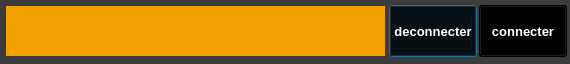
<?xml version="1.0" encoding="UTF-8"?>
<ui version="4.0">
 <class>YerithPOSVenteMethodePaiementComptantEntreeDialog</class>
 <widget class="QDialog" name="YerithPOSVenteMethodePaiementComptantEntreeDialog">
  <property name="windowModality">
   <enum>Qt::WindowModal</enum>
  </property>
  <property name="geometry">
   <rect>
    <x>0</x>
    <y>0</y>
    <width>570</width>
    <height>64</height>
   </rect>
  </property>
  <property name="palette">
   <palette>
    <active>
     <colorrole role="WindowText">
      <brush brushstyle="SolidPattern">
       <color alpha="255">
        <red>255</red>
        <green>255</green>
        <blue>255</blue>
       </color>
      </brush>
     </colorrole>
     <colorrole role="Button">
      <brush brushstyle="SolidPattern">
       <color alpha="255">
        <red>60</red>
        <green>60</green>
        <blue>60</blue>
       </color>
      </brush>
     </colorrole>
     <colorrole role="Light">
      <brush brushstyle="SolidPattern">
       <color alpha="255">
        <red>90</red>
        <green>90</green>
        <blue>90</blue>
       </color>
      </brush>
     </colorrole>
     <colorrole role="Midlight">
      <brush brushstyle="SolidPattern">
       <color alpha="255">
        <red>75</red>
        <green>75</green>
        <blue>75</blue>
       </color>
      </brush>
     </colorrole>
     <colorrole role="Dark">
      <brush brushstyle="SolidPattern">
       <color alpha="255">
        <red>30</red>
        <green>30</green>
        <blue>30</blue>
       </color>
      </brush>
     </colorrole>
     <colorrole role="Mid">
      <brush brushstyle="SolidPattern">
       <color alpha="255">
        <red>40</red>
        <green>40</green>
        <blue>40</blue>
       </color>
      </brush>
     </colorrole>
     <colorrole role="Text">
      <brush brushstyle="SolidPattern">
       <color alpha="255">
        <red>255</red>
        <green>255</green>
        <blue>255</blue>
       </color>
      </brush>
     </colorrole>
     <colorrole role="BrightText">
      <brush brushstyle="SolidPattern">
       <color alpha="255">
        <red>255</red>
        <green>255</green>
        <blue>255</blue>
       </color>
      </brush>
     </colorrole>
     <colorrole role="ButtonText">
      <brush brushstyle="SolidPattern">
       <color alpha="255">
        <red>255</red>
        <green>255</green>
        <blue>255</blue>
       </color>
      </brush>
     </colorrole>
     <colorrole role="Base">
      <brush brushstyle="SolidPattern">
       <color alpha="255">
        <red>0</red>
        <green>0</green>
        <blue>0</blue>
       </color>
      </brush>
     </colorrole>
     <colorrole role="Window">
      <brush brushstyle="SolidPattern">
       <color alpha="255">
        <red>60</red>
        <green>60</green>
        <blue>60</blue>
       </color>
      </brush>
     </colorrole>
     <colorrole role="Shadow">
      <brush brushstyle="SolidPattern">
       <color alpha="255">
        <red>0</red>
        <green>0</green>
        <blue>0</blue>
       </color>
      </brush>
     </colorrole>
     <colorrole role="AlternateBase">
      <brush brushstyle="SolidPattern">
       <color alpha="255">
        <red>30</red>
        <green>30</green>
        <blue>30</blue>
       </color>
      </brush>
     </colorrole>
     <colorrole role="ToolTipBase">
      <brush brushstyle="SolidPattern">
       <color alpha="255">
        <red>255</red>
        <green>255</green>
        <blue>220</blue>
       </color>
      </brush>
     </colorrole>
     <colorrole role="ToolTipText">
      <brush brushstyle="SolidPattern">
       <color alpha="255">
        <red>0</red>
        <green>0</green>
        <blue>0</blue>
       </color>
      </brush>
     </colorrole>
    </active>
    <inactive>
     <colorrole role="WindowText">
      <brush brushstyle="SolidPattern">
       <color alpha="255">
        <red>255</red>
        <green>255</green>
        <blue>255</blue>
       </color>
      </brush>
     </colorrole>
     <colorrole role="Button">
      <brush brushstyle="SolidPattern">
       <color alpha="255">
        <red>60</red>
        <green>60</green>
        <blue>60</blue>
       </color>
      </brush>
     </colorrole>
     <colorrole role="Light">
      <brush brushstyle="SolidPattern">
       <color alpha="255">
        <red>90</red>
        <green>90</green>
        <blue>90</blue>
       </color>
      </brush>
     </colorrole>
     <colorrole role="Midlight">
      <brush brushstyle="SolidPattern">
       <color alpha="255">
        <red>75</red>
        <green>75</green>
        <blue>75</blue>
       </color>
      </brush>
     </colorrole>
     <colorrole role="Dark">
      <brush brushstyle="SolidPattern">
       <color alpha="255">
        <red>30</red>
        <green>30</green>
        <blue>30</blue>
       </color>
      </brush>
     </colorrole>
     <colorrole role="Mid">
      <brush brushstyle="SolidPattern">
       <color alpha="255">
        <red>40</red>
        <green>40</green>
        <blue>40</blue>
       </color>
      </brush>
     </colorrole>
     <colorrole role="Text">
      <brush brushstyle="SolidPattern">
       <color alpha="255">
        <red>255</red>
        <green>255</green>
        <blue>255</blue>
       </color>
      </brush>
     </colorrole>
     <colorrole role="BrightText">
      <brush brushstyle="SolidPattern">
       <color alpha="255">
        <red>255</red>
        <green>255</green>
        <blue>255</blue>
       </color>
      </brush>
     </colorrole>
     <colorrole role="ButtonText">
      <brush brushstyle="SolidPattern">
       <color alpha="255">
        <red>255</red>
        <green>255</green>
        <blue>255</blue>
       </color>
      </brush>
     </colorrole>
     <colorrole role="Base">
      <brush brushstyle="SolidPattern">
       <color alpha="255">
        <red>0</red>
        <green>0</green>
        <blue>0</blue>
       </color>
      </brush>
     </colorrole>
     <colorrole role="Window">
      <brush brushstyle="SolidPattern">
       <color alpha="255">
        <red>60</red>
        <green>60</green>
        <blue>60</blue>
       </color>
      </brush>
     </colorrole>
     <colorrole role="Shadow">
      <brush brushstyle="SolidPattern">
       <color alpha="255">
        <red>0</red>
        <green>0</green>
        <blue>0</blue>
       </color>
      </brush>
     </colorrole>
     <colorrole role="AlternateBase">
      <brush brushstyle="SolidPattern">
       <color alpha="255">
        <red>30</red>
        <green>30</green>
        <blue>30</blue>
       </color>
      </brush>
     </colorrole>
     <colorrole role="ToolTipBase">
      <brush brushstyle="SolidPattern">
       <color alpha="255">
        <red>255</red>
        <green>255</green>
        <blue>220</blue>
       </color>
      </brush>
     </colorrole>
     <colorrole role="ToolTipText">
      <brush brushstyle="SolidPattern">
       <color alpha="255">
        <red>0</red>
        <green>0</green>
        <blue>0</blue>
       </color>
      </brush>
     </colorrole>
    </inactive>
    <disabled>
     <colorrole role="WindowText">
      <brush brushstyle="SolidPattern">
       <color alpha="255">
        <red>30</red>
        <green>30</green>
        <blue>30</blue>
       </color>
      </brush>
     </colorrole>
     <colorrole role="Button">
      <brush brushstyle="SolidPattern">
       <color alpha="255">
        <red>60</red>
        <green>60</green>
        <blue>60</blue>
       </color>
      </brush>
     </colorrole>
     <colorrole role="Light">
      <brush brushstyle="SolidPattern">
       <color alpha="255">
        <red>90</red>
        <green>90</green>
        <blue>90</blue>
       </color>
      </brush>
     </colorrole>
     <colorrole role="Midlight">
      <brush brushstyle="SolidPattern">
       <color alpha="255">
        <red>75</red>
        <green>75</green>
        <blue>75</blue>
       </color>
      </brush>
     </colorrole>
     <colorrole role="Dark">
      <brush brushstyle="SolidPattern">
       <color alpha="255">
        <red>30</red>
        <green>30</green>
        <blue>30</blue>
       </color>
      </brush>
     </colorrole>
     <colorrole role="Mid">
      <brush brushstyle="SolidPattern">
       <color alpha="255">
        <red>40</red>
        <green>40</green>
        <blue>40</blue>
       </color>
      </brush>
     </colorrole>
     <colorrole role="Text">
      <brush brushstyle="SolidPattern">
       <color alpha="255">
        <red>30</red>
        <green>30</green>
        <blue>30</blue>
       </color>
      </brush>
     </colorrole>
     <colorrole role="BrightText">
      <brush brushstyle="SolidPattern">
       <color alpha="255">
        <red>255</red>
        <green>255</green>
        <blue>255</blue>
       </color>
      </brush>
     </colorrole>
     <colorrole role="ButtonText">
      <brush brushstyle="SolidPattern">
       <color alpha="255">
        <red>30</red>
        <green>30</green>
        <blue>30</blue>
       </color>
      </brush>
     </colorrole>
     <colorrole role="Base">
      <brush brushstyle="SolidPattern">
       <color alpha="255">
        <red>60</red>
        <green>60</green>
        <blue>60</blue>
       </color>
      </brush>
     </colorrole>
     <colorrole role="Window">
      <brush brushstyle="SolidPattern">
       <color alpha="255">
        <red>60</red>
        <green>60</green>
        <blue>60</blue>
       </color>
      </brush>
     </colorrole>
     <colorrole role="Shadow">
      <brush brushstyle="SolidPattern">
       <color alpha="255">
        <red>0</red>
        <green>0</green>
        <blue>0</blue>
       </color>
      </brush>
     </colorrole>
     <colorrole role="AlternateBase">
      <brush brushstyle="SolidPattern">
       <color alpha="255">
        <red>60</red>
        <green>60</green>
        <blue>60</blue>
       </color>
      </brush>
     </colorrole>
     <colorrole role="ToolTipBase">
      <brush brushstyle="SolidPattern">
       <color alpha="255">
        <red>255</red>
        <green>255</green>
        <blue>220</blue>
       </color>
      </brush>
     </colorrole>
     <colorrole role="ToolTipText">
      <brush brushstyle="SolidPattern">
       <color alpha="255">
        <red>0</red>
        <green>0</green>
        <blue>0</blue>
       </color>
      </brush>
     </colorrole>
    </disabled>
   </palette>
  </property>
  <property name="windowTitle">
   <string>Dialog</string>
  </property>
  <widget class="YerithLineEdit" name="lineEdit_vente_montant_recu">
   <property name="geometry">
    <rect>
     <x>5</x>
     <y>5</y>
     <width>381</width>
     <height>52</height>
    </rect>
   </property>
   <property name="palette">
    <palette>
     <active>
      <colorrole role="WindowText">
       <brush brushstyle="SolidPattern">
        <color alpha="255">
         <red>255</red>
         <green>255</green>
         <blue>255</blue>
        </color>
       </brush>
      </colorrole>
      <colorrole role="Button">
       <brush brushstyle="SolidPattern">
        <color alpha="255">
         <red>242</red>
         <green>161</green>
         <blue>0</blue>
        </color>
       </brush>
      </colorrole>
      <colorrole role="Light">
       <brush brushstyle="SolidPattern">
        <color alpha="255">
         <red>255</red>
         <green>255</green>
         <blue>255</blue>
        </color>
       </brush>
      </colorrole>
      <colorrole role="Midlight">
       <brush brushstyle="SolidPattern">
        <color alpha="255">
         <red>255</red>
         <green>255</green>
         <blue>255</blue>
        </color>
       </brush>
      </colorrole>
      <colorrole role="Dark">
       <brush brushstyle="SolidPattern">
        <color alpha="255">
         <red>255</red>
         <green>255</green>
         <blue>255</blue>
        </color>
       </brush>
      </colorrole>
      <colorrole role="Mid">
       <brush brushstyle="SolidPattern">
        <color alpha="255">
         <red>255</red>
         <green>255</green>
         <blue>255</blue>
        </color>
       </brush>
      </colorrole>
      <colorrole role="Text">
       <brush brushstyle="SolidPattern">
        <color alpha="255">
         <red>255</red>
         <green>255</green>
         <blue>255</blue>
        </color>
       </brush>
      </colorrole>
      <colorrole role="BrightText">
       <brush brushstyle="SolidPattern">
        <color alpha="255">
         <red>255</red>
         <green>255</green>
         <blue>255</blue>
        </color>
       </brush>
      </colorrole>
      <colorrole role="ButtonText">
       <brush brushstyle="SolidPattern">
        <color alpha="255">
         <red>0</red>
         <green>0</green>
         <blue>0</blue>
        </color>
       </brush>
      </colorrole>
      <colorrole role="Base">
       <brush brushstyle="SolidPattern">
        <color alpha="255">
         <red>242</red>
         <green>161</green>
         <blue>0</blue>
        </color>
       </brush>
      </colorrole>
      <colorrole role="Window">
       <brush brushstyle="SolidPattern">
        <color alpha="255">
         <red>242</red>
         <green>161</green>
         <blue>0</blue>
        </color>
       </brush>
      </colorrole>
      <colorrole role="Shadow">
       <brush brushstyle="SolidPattern">
        <color alpha="255">
         <red>255</red>
         <green>255</green>
         <blue>255</blue>
        </color>
       </brush>
      </colorrole>
      <colorrole role="Highlight">
       <brush brushstyle="SolidPattern">
        <color alpha="255">
         <red>0</red>
         <green>0</green>
         <blue>0</blue>
        </color>
       </brush>
      </colorrole>
      <colorrole role="HighlightedText">
       <brush brushstyle="SolidPattern">
        <color alpha="255">
         <red>2</red>
         <green>160</green>
         <blue>70</blue>
        </color>
       </brush>
      </colorrole>
      <colorrole role="AlternateBase">
       <brush brushstyle="SolidPattern">
        <color alpha="255">
         <red>0</red>
         <green>0</green>
         <blue>0</blue>
        </color>
       </brush>
      </colorrole>
      <colorrole role="ToolTipBase">
       <brush brushstyle="SolidPattern">
        <color alpha="255">
         <red>255</red>
         <green>255</green>
         <blue>220</blue>
        </color>
       </brush>
      </colorrole>
      <colorrole role="ToolTipText">
       <brush brushstyle="SolidPattern">
        <color alpha="255">
         <red>0</red>
         <green>0</green>
         <blue>0</blue>
        </color>
       </brush>
      </colorrole>
     </active>
     <inactive>
      <colorrole role="WindowText">
       <brush brushstyle="SolidPattern">
        <color alpha="255">
         <red>255</red>
         <green>255</green>
         <blue>255</blue>
        </color>
       </brush>
      </colorrole>
      <colorrole role="Button">
       <brush brushstyle="SolidPattern">
        <color alpha="255">
         <red>242</red>
         <green>161</green>
         <blue>0</blue>
        </color>
       </brush>
      </colorrole>
      <colorrole role="Light">
       <brush brushstyle="SolidPattern">
        <color alpha="255">
         <red>255</red>
         <green>255</green>
         <blue>255</blue>
        </color>
       </brush>
      </colorrole>
      <colorrole role="Midlight">
       <brush brushstyle="SolidPattern">
        <color alpha="255">
         <red>255</red>
         <green>255</green>
         <blue>255</blue>
        </color>
       </brush>
      </colorrole>
      <colorrole role="Dark">
       <brush brushstyle="SolidPattern">
        <color alpha="255">
         <red>255</red>
         <green>255</green>
         <blue>255</blue>
        </color>
       </brush>
      </colorrole>
      <colorrole role="Mid">
       <brush brushstyle="SolidPattern">
        <color alpha="255">
         <red>255</red>
         <green>255</green>
         <blue>255</blue>
        </color>
       </brush>
      </colorrole>
      <colorrole role="Text">
       <brush brushstyle="SolidPattern">
        <color alpha="255">
         <red>255</red>
         <green>255</green>
         <blue>255</blue>
        </color>
       </brush>
      </colorrole>
      <colorrole role="BrightText">
       <brush brushstyle="SolidPattern">
        <color alpha="255">
         <red>255</red>
         <green>255</green>
         <blue>255</blue>
        </color>
       </brush>
      </colorrole>
      <colorrole role="ButtonText">
       <brush brushstyle="SolidPattern">
        <color alpha="255">
         <red>0</red>
         <green>0</green>
         <blue>0</blue>
        </color>
       </brush>
      </colorrole>
      <colorrole role="Base">
       <brush brushstyle="SolidPattern">
        <color alpha="255">
         <red>242</red>
         <green>161</green>
         <blue>0</blue>
        </color>
       </brush>
      </colorrole>
      <colorrole role="Window">
       <brush brushstyle="SolidPattern">
        <color alpha="255">
         <red>242</red>
         <green>161</green>
         <blue>0</blue>
        </color>
       </brush>
      </colorrole>
      <colorrole role="Shadow">
       <brush brushstyle="SolidPattern">
        <color alpha="255">
         <red>255</red>
         <green>255</green>
         <blue>255</blue>
        </color>
       </brush>
      </colorrole>
      <colorrole role="Highlight">
       <brush brushstyle="SolidPattern">
        <color alpha="255">
         <red>0</red>
         <green>0</green>
         <blue>0</blue>
        </color>
       </brush>
      </colorrole>
      <colorrole role="HighlightedText">
       <brush brushstyle="SolidPattern">
        <color alpha="255">
         <red>2</red>
         <green>160</green>
         <blue>70</blue>
        </color>
       </brush>
      </colorrole>
      <colorrole role="AlternateBase">
       <brush brushstyle="SolidPattern">
        <color alpha="255">
         <red>0</red>
         <green>0</green>
         <blue>0</blue>
        </color>
       </brush>
      </colorrole>
      <colorrole role="ToolTipBase">
       <brush brushstyle="SolidPattern">
        <color alpha="255">
         <red>255</red>
         <green>255</green>
         <blue>220</blue>
        </color>
       </brush>
      </colorrole>
      <colorrole role="ToolTipText">
       <brush brushstyle="SolidPattern">
        <color alpha="255">
         <red>0</red>
         <green>0</green>
         <blue>0</blue>
        </color>
       </brush>
      </colorrole>
     </inactive>
     <disabled>
      <colorrole role="WindowText">
       <brush brushstyle="SolidPattern">
        <color alpha="255">
         <red>255</red>
         <green>255</green>
         <blue>255</blue>
        </color>
       </brush>
      </colorrole>
      <colorrole role="Button">
       <brush brushstyle="SolidPattern">
        <color alpha="255">
         <red>242</red>
         <green>161</green>
         <blue>0</blue>
        </color>
       </brush>
      </colorrole>
      <colorrole role="Light">
       <brush brushstyle="SolidPattern">
        <color alpha="255">
         <red>255</red>
         <green>255</green>
         <blue>255</blue>
        </color>
       </brush>
      </colorrole>
      <colorrole role="Midlight">
       <brush brushstyle="SolidPattern">
        <color alpha="255">
         <red>255</red>
         <green>255</green>
         <blue>255</blue>
        </color>
       </brush>
      </colorrole>
      <colorrole role="Dark">
       <brush brushstyle="SolidPattern">
        <color alpha="255">
         <red>255</red>
         <green>255</green>
         <blue>255</blue>
        </color>
       </brush>
      </colorrole>
      <colorrole role="Mid">
       <brush brushstyle="SolidPattern">
        <color alpha="255">
         <red>255</red>
         <green>255</green>
         <blue>255</blue>
        </color>
       </brush>
      </colorrole>
      <colorrole role="Text">
       <brush brushstyle="SolidPattern">
        <color alpha="255">
         <red>255</red>
         <green>255</green>
         <blue>255</blue>
        </color>
       </brush>
      </colorrole>
      <colorrole role="BrightText">
       <brush brushstyle="SolidPattern">
        <color alpha="255">
         <red>255</red>
         <green>255</green>
         <blue>255</blue>
        </color>
       </brush>
      </colorrole>
      <colorrole role="ButtonText">
       <brush brushstyle="SolidPattern">
        <color alpha="255">
         <red>255</red>
         <green>255</green>
         <blue>255</blue>
        </color>
       </brush>
      </colorrole>
      <colorrole role="Base">
       <brush brushstyle="SolidPattern">
        <color alpha="255">
         <red>242</red>
         <green>161</green>
         <blue>0</blue>
        </color>
       </brush>
      </colorrole>
      <colorrole role="Window">
       <brush brushstyle="SolidPattern">
        <color alpha="255">
         <red>242</red>
         <green>161</green>
         <blue>0</blue>
        </color>
       </brush>
      </colorrole>
      <colorrole role="Shadow">
       <brush brushstyle="SolidPattern">
        <color alpha="255">
         <red>255</red>
         <green>255</green>
         <blue>255</blue>
        </color>
       </brush>
      </colorrole>
      <colorrole role="Highlight">
       <brush brushstyle="SolidPattern">
        <color alpha="255">
         <red>145</red>
         <green>141</green>
         <blue>126</blue>
        </color>
       </brush>
      </colorrole>
      <colorrole role="HighlightedText">
       <brush brushstyle="SolidPattern">
        <color alpha="255">
         <red>2</red>
         <green>160</green>
         <blue>70</blue>
        </color>
       </brush>
      </colorrole>
      <colorrole role="AlternateBase">
       <brush brushstyle="SolidPattern">
        <color alpha="255">
         <red>0</red>
         <green>0</green>
         <blue>0</blue>
        </color>
       </brush>
      </colorrole>
      <colorrole role="ToolTipBase">
       <brush brushstyle="SolidPattern">
        <color alpha="255">
         <red>255</red>
         <green>255</green>
         <blue>220</blue>
        </color>
       </brush>
      </colorrole>
      <colorrole role="ToolTipText">
       <brush brushstyle="SolidPattern">
        <color alpha="255">
         <red>0</red>
         <green>0</green>
         <blue>0</blue>
        </color>
       </brush>
      </colorrole>
     </disabled>
    </palette>
   </property>
   <property name="font">
    <font>
     <pointsize>15</pointsize>
     <weight>75</weight>
     <bold>true</bold>
    </font>
   </property>
   <property name="styleSheet">
    <string notr="true">border: 1px solid rgb(60, 60, 60);
background-color: rgb(242, 161, 0); </string>
   </property>
   <property name="alignment">
    <set>Qt::AlignLeading|Qt::AlignLeft|Qt::AlignVCenter</set>
   </property>
  </widget>
  <widget class="YerithPushButton" name="pushButton_annuler">
   <property name="geometry">
    <rect>
     <x>389</x>
     <y>5</y>
     <width>88</width>
     <height>52</height>
    </rect>
   </property>
   <property name="palette">
    <palette>
     <active>
      <colorrole role="WindowText">
       <brush brushstyle="SolidPattern">
        <color alpha="255">
         <red>255</red>
         <green>255</green>
         <blue>255</blue>
        </color>
       </brush>
      </colorrole>
      <colorrole role="Button">
       <brush brushstyle="SolidPattern">
        <color alpha="255">
         <red>0</red>
         <green>0</green>
         <blue>0</blue>
        </color>
       </brush>
      </colorrole>
      <colorrole role="Light">
       <brush brushstyle="SolidPattern">
        <color alpha="255">
         <red>0</red>
         <green>0</green>
         <blue>0</blue>
        </color>
       </brush>
      </colorrole>
      <colorrole role="Midlight">
       <brush brushstyle="SolidPattern">
        <color alpha="255">
         <red>0</red>
         <green>0</green>
         <blue>0</blue>
        </color>
       </brush>
      </colorrole>
      <colorrole role="Dark">
       <brush brushstyle="SolidPattern">
        <color alpha="255">
         <red>0</red>
         <green>0</green>
         <blue>0</blue>
        </color>
       </brush>
      </colorrole>
      <colorrole role="Mid">
       <brush brushstyle="SolidPattern">
        <color alpha="255">
         <red>0</red>
         <green>0</green>
         <blue>0</blue>
        </color>
       </brush>
      </colorrole>
      <colorrole role="Text">
       <brush brushstyle="SolidPattern">
        <color alpha="255">
         <red>255</red>
         <green>255</green>
         <blue>255</blue>
        </color>
       </brush>
      </colorrole>
      <colorrole role="BrightText">
       <brush brushstyle="SolidPattern">
        <color alpha="255">
         <red>255</red>
         <green>255</green>
         <blue>255</blue>
        </color>
       </brush>
      </colorrole>
      <colorrole role="ButtonText">
       <brush brushstyle="SolidPattern">
        <color alpha="255">
         <red>255</red>
         <green>255</green>
         <blue>255</blue>
        </color>
       </brush>
      </colorrole>
      <colorrole role="Base">
       <brush brushstyle="SolidPattern">
        <color alpha="255">
         <red>0</red>
         <green>0</green>
         <blue>0</blue>
        </color>
       </brush>
      </colorrole>
      <colorrole role="Window">
       <brush brushstyle="SolidPattern">
        <color alpha="255">
         <red>0</red>
         <green>0</green>
         <blue>0</blue>
        </color>
       </brush>
      </colorrole>
      <colorrole role="Shadow">
       <brush brushstyle="SolidPattern">
        <color alpha="255">
         <red>0</red>
         <green>0</green>
         <blue>0</blue>
        </color>
       </brush>
      </colorrole>
      <colorrole role="AlternateBase">
       <brush brushstyle="SolidPattern">
        <color alpha="255">
         <red>0</red>
         <green>0</green>
         <blue>0</blue>
        </color>
       </brush>
      </colorrole>
      <colorrole role="ToolTipBase">
       <brush brushstyle="SolidPattern">
        <color alpha="255">
         <red>255</red>
         <green>255</green>
         <blue>220</blue>
        </color>
       </brush>
      </colorrole>
      <colorrole role="ToolTipText">
       <brush brushstyle="SolidPattern">
        <color alpha="255">
         <red>0</red>
         <green>0</green>
         <blue>0</blue>
        </color>
       </brush>
      </colorrole>
     </active>
     <inactive>
      <colorrole role="WindowText">
       <brush brushstyle="SolidPattern">
        <color alpha="255">
         <red>255</red>
         <green>255</green>
         <blue>255</blue>
        </color>
       </brush>
      </colorrole>
      <colorrole role="Button">
       <brush brushstyle="SolidPattern">
        <color alpha="255">
         <red>0</red>
         <green>0</green>
         <blue>0</blue>
        </color>
       </brush>
      </colorrole>
      <colorrole role="Light">
       <brush brushstyle="SolidPattern">
        <color alpha="255">
         <red>0</red>
         <green>0</green>
         <blue>0</blue>
        </color>
       </brush>
      </colorrole>
      <colorrole role="Midlight">
       <brush brushstyle="SolidPattern">
        <color alpha="255">
         <red>0</red>
         <green>0</green>
         <blue>0</blue>
        </color>
       </brush>
      </colorrole>
      <colorrole role="Dark">
       <brush brushstyle="SolidPattern">
        <color alpha="255">
         <red>0</red>
         <green>0</green>
         <blue>0</blue>
        </color>
       </brush>
      </colorrole>
      <colorrole role="Mid">
       <brush brushstyle="SolidPattern">
        <color alpha="255">
         <red>0</red>
         <green>0</green>
         <blue>0</blue>
        </color>
       </brush>
      </colorrole>
      <colorrole role="Text">
       <brush brushstyle="SolidPattern">
        <color alpha="255">
         <red>255</red>
         <green>255</green>
         <blue>255</blue>
        </color>
       </brush>
      </colorrole>
      <colorrole role="BrightText">
       <brush brushstyle="SolidPattern">
        <color alpha="255">
         <red>255</red>
         <green>255</green>
         <blue>255</blue>
        </color>
       </brush>
      </colorrole>
      <colorrole role="ButtonText">
       <brush brushstyle="SolidPattern">
        <color alpha="255">
         <red>255</red>
         <green>255</green>
         <blue>255</blue>
        </color>
       </brush>
      </colorrole>
      <colorrole role="Base">
       <brush brushstyle="SolidPattern">
        <color alpha="255">
         <red>0</red>
         <green>0</green>
         <blue>0</blue>
        </color>
       </brush>
      </colorrole>
      <colorrole role="Window">
       <brush brushstyle="SolidPattern">
        <color alpha="255">
         <red>0</red>
         <green>0</green>
         <blue>0</blue>
        </color>
       </brush>
      </colorrole>
      <colorrole role="Shadow">
       <brush brushstyle="SolidPattern">
        <color alpha="255">
         <red>0</red>
         <green>0</green>
         <blue>0</blue>
        </color>
       </brush>
      </colorrole>
      <colorrole role="AlternateBase">
       <brush brushstyle="SolidPattern">
        <color alpha="255">
         <red>0</red>
         <green>0</green>
         <blue>0</blue>
        </color>
       </brush>
      </colorrole>
      <colorrole role="ToolTipBase">
       <brush brushstyle="SolidPattern">
        <color alpha="255">
         <red>255</red>
         <green>255</green>
         <blue>220</blue>
        </color>
       </brush>
      </colorrole>
      <colorrole role="ToolTipText">
       <brush brushstyle="SolidPattern">
        <color alpha="255">
         <red>0</red>
         <green>0</green>
         <blue>0</blue>
        </color>
       </brush>
      </colorrole>
     </inactive>
     <disabled>
      <colorrole role="WindowText">
       <brush brushstyle="SolidPattern">
        <color alpha="255">
         <red>0</red>
         <green>0</green>
         <blue>0</blue>
        </color>
       </brush>
      </colorrole>
      <colorrole role="Button">
       <brush brushstyle="SolidPattern">
        <color alpha="255">
         <red>0</red>
         <green>0</green>
         <blue>0</blue>
        </color>
       </brush>
      </colorrole>
      <colorrole role="Light">
       <brush brushstyle="SolidPattern">
        <color alpha="255">
         <red>0</red>
         <green>0</green>
         <blue>0</blue>
        </color>
       </brush>
      </colorrole>
      <colorrole role="Midlight">
       <brush brushstyle="SolidPattern">
        <color alpha="255">
         <red>0</red>
         <green>0</green>
         <blue>0</blue>
        </color>
       </brush>
      </colorrole>
      <colorrole role="Dark">
       <brush brushstyle="SolidPattern">
        <color alpha="255">
         <red>0</red>
         <green>0</green>
         <blue>0</blue>
        </color>
       </brush>
      </colorrole>
      <colorrole role="Mid">
       <brush brushstyle="SolidPattern">
        <color alpha="255">
         <red>0</red>
         <green>0</green>
         <blue>0</blue>
        </color>
       </brush>
      </colorrole>
      <colorrole role="Text">
       <brush brushstyle="SolidPattern">
        <color alpha="255">
         <red>0</red>
         <green>0</green>
         <blue>0</blue>
        </color>
       </brush>
      </colorrole>
      <colorrole role="BrightText">
       <brush brushstyle="SolidPattern">
        <color alpha="255">
         <red>255</red>
         <green>255</green>
         <blue>255</blue>
        </color>
       </brush>
      </colorrole>
      <colorrole role="ButtonText">
       <brush brushstyle="SolidPattern">
        <color alpha="255">
         <red>0</red>
         <green>0</green>
         <blue>0</blue>
        </color>
       </brush>
      </colorrole>
      <colorrole role="Base">
       <brush brushstyle="SolidPattern">
        <color alpha="255">
         <red>0</red>
         <green>0</green>
         <blue>0</blue>
        </color>
       </brush>
      </colorrole>
      <colorrole role="Window">
       <brush brushstyle="SolidPattern">
        <color alpha="255">
         <red>0</red>
         <green>0</green>
         <blue>0</blue>
        </color>
       </brush>
      </colorrole>
      <colorrole role="Shadow">
       <brush brushstyle="SolidPattern">
        <color alpha="255">
         <red>0</red>
         <green>0</green>
         <blue>0</blue>
        </color>
       </brush>
      </colorrole>
      <colorrole role="AlternateBase">
       <brush brushstyle="SolidPattern">
        <color alpha="255">
         <red>0</red>
         <green>0</green>
         <blue>0</blue>
        </color>
       </brush>
      </colorrole>
      <colorrole role="ToolTipBase">
       <brush brushstyle="SolidPattern">
        <color alpha="255">
         <red>255</red>
         <green>255</green>
         <blue>220</blue>
        </color>
       </brush>
      </colorrole>
      <colorrole role="ToolTipText">
       <brush brushstyle="SolidPattern">
        <color alpha="255">
         <red>0</red>
         <green>0</green>
         <blue>0</blue>
        </color>
       </brush>
      </colorrole>
     </disabled>
    </palette>
   </property>
   <property name="font">
    <font>
     <pointsize>10</pointsize>
     <weight>75</weight>
     <bold>true</bold>
    </font>
   </property>
   <property name="toolTip">
    <string>Annuler la vente</string>
   </property>
   <property name="text">
    <string>deconnecter</string>
   </property>
  </widget>
  <widget class="YerithPushButton" name="pushButton_valider">
   <property name="geometry">
    <rect>
     <x>479</x>
     <y>5</y>
     <width>88</width>
     <height>52</height>
    </rect>
   </property>
   <property name="palette">
    <palette>
     <active>
      <colorrole role="WindowText">
       <brush brushstyle="SolidPattern">
        <color alpha="255">
         <red>255</red>
         <green>255</green>
         <blue>255</blue>
        </color>
       </brush>
      </colorrole>
      <colorrole role="Button">
       <brush brushstyle="SolidPattern">
        <color alpha="255">
         <red>0</red>
         <green>0</green>
         <blue>0</blue>
        </color>
       </brush>
      </colorrole>
      <colorrole role="Light">
       <brush brushstyle="SolidPattern">
        <color alpha="255">
         <red>0</red>
         <green>0</green>
         <blue>0</blue>
        </color>
       </brush>
      </colorrole>
      <colorrole role="Midlight">
       <brush brushstyle="SolidPattern">
        <color alpha="255">
         <red>0</red>
         <green>0</green>
         <blue>0</blue>
        </color>
       </brush>
      </colorrole>
      <colorrole role="Dark">
       <brush brushstyle="SolidPattern">
        <color alpha="255">
         <red>0</red>
         <green>0</green>
         <blue>0</blue>
        </color>
       </brush>
      </colorrole>
      <colorrole role="Mid">
       <brush brushstyle="SolidPattern">
        <color alpha="255">
         <red>0</red>
         <green>0</green>
         <blue>0</blue>
        </color>
       </brush>
      </colorrole>
      <colorrole role="Text">
       <brush brushstyle="SolidPattern">
        <color alpha="255">
         <red>255</red>
         <green>255</green>
         <blue>255</blue>
        </color>
       </brush>
      </colorrole>
      <colorrole role="BrightText">
       <brush brushstyle="SolidPattern">
        <color alpha="255">
         <red>255</red>
         <green>255</green>
         <blue>255</blue>
        </color>
       </brush>
      </colorrole>
      <colorrole role="ButtonText">
       <brush brushstyle="SolidPattern">
        <color alpha="255">
         <red>255</red>
         <green>255</green>
         <blue>255</blue>
        </color>
       </brush>
      </colorrole>
      <colorrole role="Base">
       <brush brushstyle="SolidPattern">
        <color alpha="255">
         <red>0</red>
         <green>0</green>
         <blue>0</blue>
        </color>
       </brush>
      </colorrole>
      <colorrole role="Window">
       <brush brushstyle="SolidPattern">
        <color alpha="255">
         <red>0</red>
         <green>0</green>
         <blue>0</blue>
        </color>
       </brush>
      </colorrole>
      <colorrole role="Shadow">
       <brush brushstyle="SolidPattern">
        <color alpha="255">
         <red>0</red>
         <green>0</green>
         <blue>0</blue>
        </color>
       </brush>
      </colorrole>
      <colorrole role="AlternateBase">
       <brush brushstyle="SolidPattern">
        <color alpha="255">
         <red>0</red>
         <green>0</green>
         <blue>0</blue>
        </color>
       </brush>
      </colorrole>
      <colorrole role="ToolTipBase">
       <brush brushstyle="SolidPattern">
        <color alpha="255">
         <red>255</red>
         <green>255</green>
         <blue>220</blue>
        </color>
       </brush>
      </colorrole>
      <colorrole role="ToolTipText">
       <brush brushstyle="SolidPattern">
        <color alpha="255">
         <red>0</red>
         <green>0</green>
         <blue>0</blue>
        </color>
       </brush>
      </colorrole>
     </active>
     <inactive>
      <colorrole role="WindowText">
       <brush brushstyle="SolidPattern">
        <color alpha="255">
         <red>255</red>
         <green>255</green>
         <blue>255</blue>
        </color>
       </brush>
      </colorrole>
      <colorrole role="Button">
       <brush brushstyle="SolidPattern">
        <color alpha="255">
         <red>0</red>
         <green>0</green>
         <blue>0</blue>
        </color>
       </brush>
      </colorrole>
      <colorrole role="Light">
       <brush brushstyle="SolidPattern">
        <color alpha="255">
         <red>0</red>
         <green>0</green>
         <blue>0</blue>
        </color>
       </brush>
      </colorrole>
      <colorrole role="Midlight">
       <brush brushstyle="SolidPattern">
        <color alpha="255">
         <red>0</red>
         <green>0</green>
         <blue>0</blue>
        </color>
       </brush>
      </colorrole>
      <colorrole role="Dark">
       <brush brushstyle="SolidPattern">
        <color alpha="255">
         <red>0</red>
         <green>0</green>
         <blue>0</blue>
        </color>
       </brush>
      </colorrole>
      <colorrole role="Mid">
       <brush brushstyle="SolidPattern">
        <color alpha="255">
         <red>0</red>
         <green>0</green>
         <blue>0</blue>
        </color>
       </brush>
      </colorrole>
      <colorrole role="Text">
       <brush brushstyle="SolidPattern">
        <color alpha="255">
         <red>255</red>
         <green>255</green>
         <blue>255</blue>
        </color>
       </brush>
      </colorrole>
      <colorrole role="BrightText">
       <brush brushstyle="SolidPattern">
        <color alpha="255">
         <red>255</red>
         <green>255</green>
         <blue>255</blue>
        </color>
       </brush>
      </colorrole>
      <colorrole role="ButtonText">
       <brush brushstyle="SolidPattern">
        <color alpha="255">
         <red>255</red>
         <green>255</green>
         <blue>255</blue>
        </color>
       </brush>
      </colorrole>
      <colorrole role="Base">
       <brush brushstyle="SolidPattern">
        <color alpha="255">
         <red>0</red>
         <green>0</green>
         <blue>0</blue>
        </color>
       </brush>
      </colorrole>
      <colorrole role="Window">
       <brush brushstyle="SolidPattern">
        <color alpha="255">
         <red>0</red>
         <green>0</green>
         <blue>0</blue>
        </color>
       </brush>
      </colorrole>
      <colorrole role="Shadow">
       <brush brushstyle="SolidPattern">
        <color alpha="255">
         <red>0</red>
         <green>0</green>
         <blue>0</blue>
        </color>
       </brush>
      </colorrole>
      <colorrole role="AlternateBase">
       <brush brushstyle="SolidPattern">
        <color alpha="255">
         <red>0</red>
         <green>0</green>
         <blue>0</blue>
        </color>
       </brush>
      </colorrole>
      <colorrole role="ToolTipBase">
       <brush brushstyle="SolidPattern">
        <color alpha="255">
         <red>255</red>
         <green>255</green>
         <blue>220</blue>
        </color>
       </brush>
      </colorrole>
      <colorrole role="ToolTipText">
       <brush brushstyle="SolidPattern">
        <color alpha="255">
         <red>0</red>
         <green>0</green>
         <blue>0</blue>
        </color>
       </brush>
      </colorrole>
     </inactive>
     <disabled>
      <colorrole role="WindowText">
       <brush brushstyle="SolidPattern">
        <color alpha="255">
         <red>0</red>
         <green>0</green>
         <blue>0</blue>
        </color>
       </brush>
      </colorrole>
      <colorrole role="Button">
       <brush brushstyle="SolidPattern">
        <color alpha="255">
         <red>0</red>
         <green>0</green>
         <blue>0</blue>
        </color>
       </brush>
      </colorrole>
      <colorrole role="Light">
       <brush brushstyle="SolidPattern">
        <color alpha="255">
         <red>0</red>
         <green>0</green>
         <blue>0</blue>
        </color>
       </brush>
      </colorrole>
      <colorrole role="Midlight">
       <brush brushstyle="SolidPattern">
        <color alpha="255">
         <red>0</red>
         <green>0</green>
         <blue>0</blue>
        </color>
       </brush>
      </colorrole>
      <colorrole role="Dark">
       <brush brushstyle="SolidPattern">
        <color alpha="255">
         <red>0</red>
         <green>0</green>
         <blue>0</blue>
        </color>
       </brush>
      </colorrole>
      <colorrole role="Mid">
       <brush brushstyle="SolidPattern">
        <color alpha="255">
         <red>0</red>
         <green>0</green>
         <blue>0</blue>
        </color>
       </brush>
      </colorrole>
      <colorrole role="Text">
       <brush brushstyle="SolidPattern">
        <color alpha="255">
         <red>0</red>
         <green>0</green>
         <blue>0</blue>
        </color>
       </brush>
      </colorrole>
      <colorrole role="BrightText">
       <brush brushstyle="SolidPattern">
        <color alpha="255">
         <red>255</red>
         <green>255</green>
         <blue>255</blue>
        </color>
       </brush>
      </colorrole>
      <colorrole role="ButtonText">
       <brush brushstyle="SolidPattern">
        <color alpha="255">
         <red>0</red>
         <green>0</green>
         <blue>0</blue>
        </color>
       </brush>
      </colorrole>
      <colorrole role="Base">
       <brush brushstyle="SolidPattern">
        <color alpha="255">
         <red>0</red>
         <green>0</green>
         <blue>0</blue>
        </color>
       </brush>
      </colorrole>
      <colorrole role="Window">
       <brush brushstyle="SolidPattern">
        <color alpha="255">
         <red>0</red>
         <green>0</green>
         <blue>0</blue>
        </color>
       </brush>
      </colorrole>
      <colorrole role="Shadow">
       <brush brushstyle="SolidPattern">
        <color alpha="255">
         <red>0</red>
         <green>0</green>
         <blue>0</blue>
        </color>
       </brush>
      </colorrole>
      <colorrole role="AlternateBase">
       <brush brushstyle="SolidPattern">
        <color alpha="255">
         <red>0</red>
         <green>0</green>
         <blue>0</blue>
        </color>
       </brush>
      </colorrole>
      <colorrole role="ToolTipBase">
       <brush brushstyle="SolidPattern">
        <color alpha="255">
         <red>255</red>
         <green>255</green>
         <blue>220</blue>
        </color>
       </brush>
      </colorrole>
      <colorrole role="ToolTipText">
       <brush brushstyle="SolidPattern">
        <color alpha="255">
         <red>0</red>
         <green>0</green>
         <blue>0</blue>
        </color>
       </brush>
      </colorrole>
     </disabled>
    </palette>
   </property>
   <property name="font">
    <font>
     <pointsize>10</pointsize>
     <weight>75</weight>
     <bold>true</bold>
    </font>
   </property>
   <property name="toolTip">
    <string>Annuler la vente</string>
   </property>
   <property name="text">
    <string>connecter</string>
   </property>
  </widget>
 </widget>
 <customwidgets>
  <customwidget>
   <class>YerithPushButton</class>
   <extends>QPushButton</extends>
   <header>src/widgets/yerith-erp-push-button.hpp</header>
   <slots>
    <slot>handleItemModification(QModelIndex)</slot>
   </slots>
  </customwidget>
  <customwidget>
   <class>YerithLineEdit</class>
   <extends>QLineEdit</extends>
   <header>src/widgets/yerith-erp-line-edit.hpp</header>
  </customwidget>
 </customwidgets>
 <resources/>
 <connections/>
</ui>
